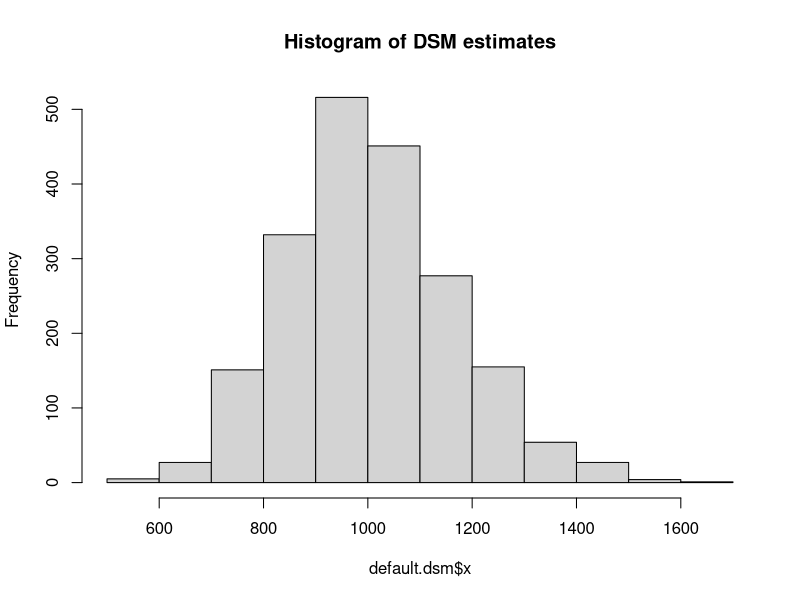
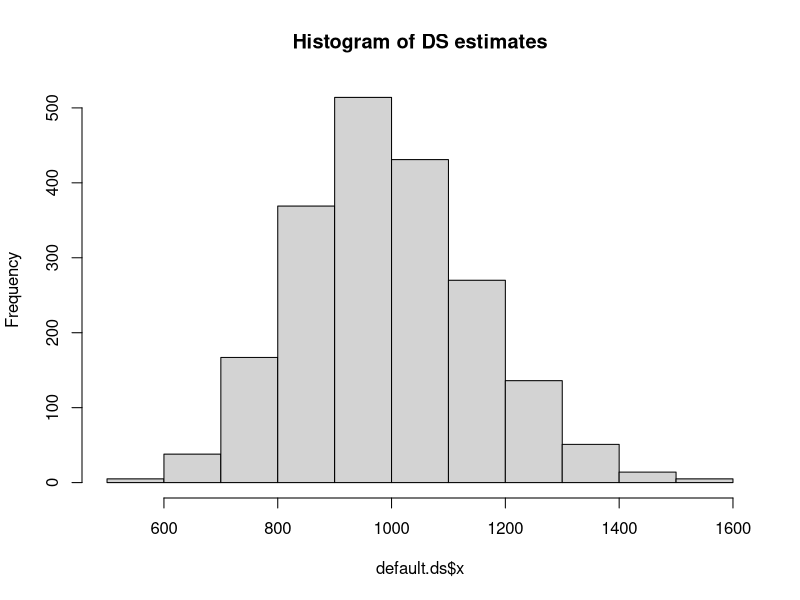

The R script that drew these images, in order:
## ---- chunk 1
knitr::opts_chunk$set(echo = TRUE)
## ---- chunk 2


#plot(density, region) 

## ---- chunk 3
default.dsm <- read.csv('dsm.estimates.region.csv')
default.ds <- read.csv('ds.estimates.region.csv')

hist(default.dsm$x, main = 'Histogram of DSM estimates')
hist(default.ds$x, main = 'Histogram of DS estimates')

## ---- chunk 4
mean(default.dsm$x)
mean(default.ds$x)

quantile(default.dsm$x, c(0.025, 0.975))
quantile(default.ds$x,c(0.025, 0.975))
